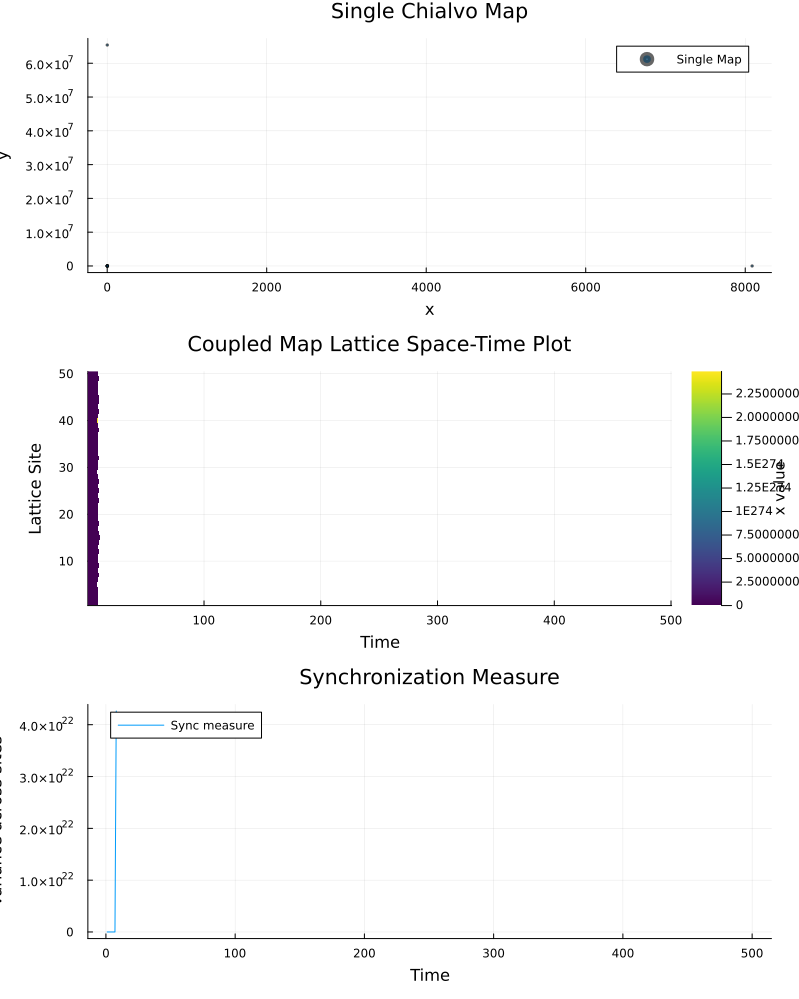

This chart was generated by the following Julia code:
using Plots
using Statistics

function chialvo_map(x0, y0, a=1.0, b=0.3, iterations=1000)
    x = zeros(iterations)
    y = zeros(iterations)
    x[1] = x0
    y[1] = y0
    
    for i in 2:iterations
        x[i] = x[i-1]^2 * exp(y[i-1] - x[i-1]^2) + a
        y[i] = b * y[i-1] + x[i-1]^2
    end
    
    return x, y
end

function coupled_map_lattice(N::Int, T::Int, ε::Float64; 
                           a::Float64=1.0, b::Float64=0.3)
    """
    Simulate a coupled map lattice of N Chialvo maps for T time steps
    
    Parameters:
    - N: number of lattice sites
    - T: number of time steps
    - ε: coupling strength
    - a, b: Chialvo map parameters
    
    Returns:
    - Array of size (N, T) containing the x-coordinates of all maps
    - Array of size (N, T) containing the y-coordinates of all maps
    """
    # Initialize arrays
    x = zeros(N, T)
    y = zeros(N, T)
    
    # Set random initial conditions
    x[:, 1] = rand(N) * 0.2  # Small random initial conditions
    y[:, 1] = rand(N) * 0.2
    
    # Time evolution with diffusive coupling
    for t in 2:T
        for i in 1:N
            # Get neighbor indices with periodic boundary conditions
            left = i == 1 ? N : i-1
            right = i == N ? 1 : i+1
            
            # Calculate coupling term for x
            coupling_x = ε * (x[left, t-1] + x[right, t-1] - 2x[i, t-1])
            
            # Update using Chialvo map plus coupling
            x[i, t] = x[i, t-1]^2 * exp(y[i, t-1] - x[i, t-1]^2) + a + coupling_x
            y[i, t] = b * y[i, t-1] + x[i, t-1]^2
        end
    end
    
    return x, y
end

# Example usage and visualization
# 1. Single Chialvo map
x_single, y_single = chialvo_map(0.1, 0.1)

p1 = scatter(x_single, y_single, 
    label="Single Map",
    title="Single Chialvo Map",
    xlabel="x",
    ylabel="y",
    markersize=1,
    alpha=0.6
)

# 2. Coupled Map Lattice
N = 50    # Number of maps
T = 500   # Time steps
ε = 0.1   # Coupling strength

x_coupled, y_coupled = coupled_map_lattice(N, T, ε)

# Create space-time plot
p2 = heatmap(1:T, 1:N, x_coupled,
    title="Coupled Map Lattice Space-Time Plot",
    xlabel="Time",
    ylabel="Lattice Site",
    colorbar_title="x value",
    color=:viridis
)

# Display synchronization measure
function sync_measure(x)
    """Calculate synchronization measure as variance across lattice sites"""
    return [var(x[:, t]) for t in 1:size(x, 2)]
end

sync = sync_measure(x_coupled)
p3 = plot(sync,
    title="Synchronization Measure",
    xlabel="Time",
    ylabel="Variance across sites",
    label="Sync measure"
)

# Arrange all plots
plot(p1, p2, p3, layout=(3,1), size=(800,1000))

savefig("test.png")